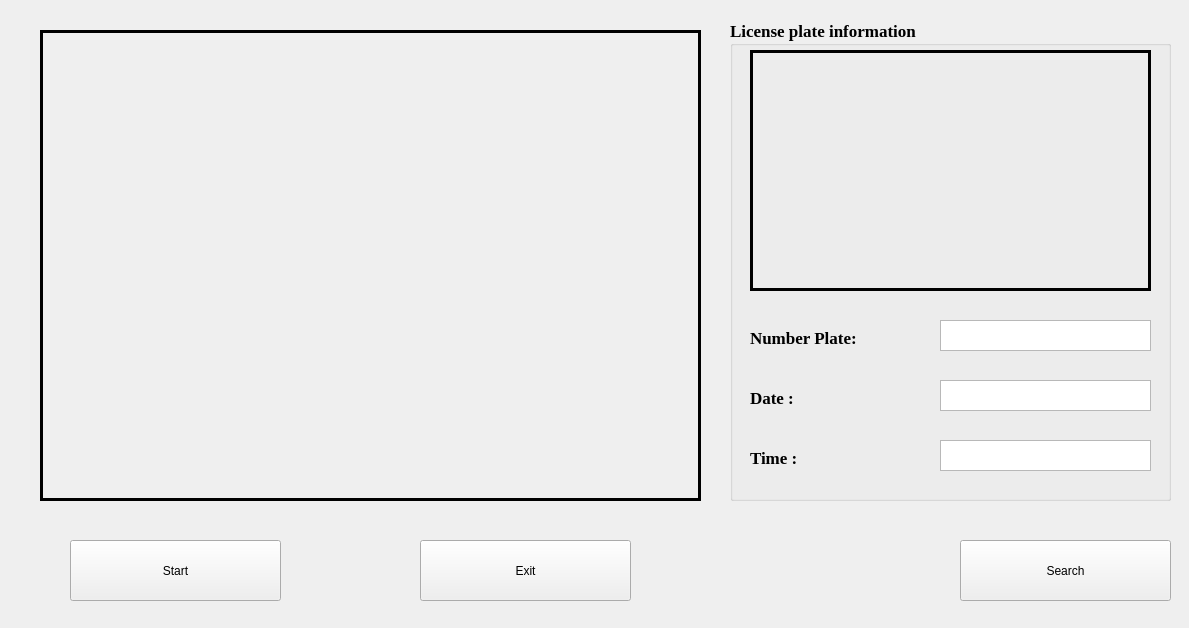
<?xml version="1.0" encoding="UTF-8"?>
<ui version="4.0">
 <class>MainWindow</class>
 <widget class="QMainWindow" name="MainWindow">
  <property name="geometry">
   <rect>
    <x>0</x>
    <y>0</y>
    <width>1189</width>
    <height>628</height>
   </rect>
  </property>
  <property name="minimumSize">
   <size>
    <width>1189</width>
    <height>628</height>
   </size>
  </property>
  <property name="maximumSize">
   <size>
    <width>1189</width>
    <height>628</height>
   </size>
  </property>
  <property name="sizeIncrement">
   <size>
    <width>1189</width>
    <height>628</height>
   </size>
  </property>
  <property name="baseSize">
   <size>
    <width>1189</width>
    <height>628</height>
   </size>
  </property>
  <property name="windowTitle">
   <string>Automatic Number Plate Recognition</string>
  </property>
  <property name="animated">
   <bool>true</bool>
  </property>
  <property name="tabShape">
   <enum>QTabWidget::Rounded</enum>
  </property>
  <property name="dockNestingEnabled">
   <bool>false</bool>
  </property>
  <property name="unifiedTitleAndToolBarOnMac">
   <bool>false</bool>
  </property>
  <widget class="QWidget" name="centralwidget">
   <widget class="QLabel" name="label">
    <property name="geometry">
     <rect>
      <x>40</x>
      <y>30</y>
      <width>661</width>
      <height>471</height>
     </rect>
    </property>
    <property name="maximumSize">
     <size>
      <width>1920</width>
      <height>1080</height>
     </size>
    </property>
    <property name="frameShape">
     <enum>QFrame::Box</enum>
    </property>
    <property name="lineWidth">
     <number>3</number>
    </property>
    <property name="text">
     <string/>
    </property>
    <property name="scaledContents">
     <bool>true</bool>
    </property>
   </widget>
   <widget class="QPushButton" name="btn_Start">
    <property name="geometry">
     <rect>
      <x>70</x>
      <y>540</y>
      <width>211</width>
      <height>61</height>
     </rect>
    </property>
    <property name="text">
     <string>Start</string>
    </property>
   </widget>
   <widget class="QPushButton" name="btn_stop">
    <property name="geometry">
     <rect>
      <x>420</x>
      <y>540</y>
      <width>211</width>
      <height>61</height>
     </rect>
    </property>
    <property name="text">
     <string>Exit</string>
    </property>
   </widget>
   <widget class="QGroupBox" name="grpInfor">
    <property name="geometry">
     <rect>
      <x>730</x>
      <y>20</y>
      <width>441</width>
      <height>481</height>
     </rect>
    </property>
    <property name="font">
     <font>
      <family>Times New Roman</family>
      <pointsize>13</pointsize>
      <weight>75</weight>
      <bold>true</bold>
     </font>
    </property>
    <property name="title">
     <string>License plate information</string>
    </property>
    <property name="flat">
     <bool>false</bool>
    </property>
    <widget class="QTextEdit" name="txt_auto">
     <property name="geometry">
      <rect>
       <x>210</x>
       <y>300</y>
       <width>211</width>
       <height>31</height>
      </rect>
     </property>
     <property name="verticalScrollBarPolicy">
      <enum>Qt::ScrollBarAlwaysOff</enum>
     </property>
     <property name="tabChangesFocus">
      <bool>false</bool>
     </property>
     <property name="undoRedoEnabled">
      <bool>true</bool>
     </property>
     <property name="acceptRichText">
      <bool>true</bool>
     </property>
    </widget>
    <widget class="QTextEdit" name="txt_date">
     <property name="geometry">
      <rect>
       <x>210</x>
       <y>360</y>
       <width>211</width>
       <height>31</height>
      </rect>
     </property>
     <property name="verticalScrollBarPolicy">
      <enum>Qt::ScrollBarAlwaysOff</enum>
     </property>
    </widget>
    <widget class="QTextEdit" name="txt_time">
     <property name="geometry">
      <rect>
       <x>210</x>
       <y>420</y>
       <width>211</width>
       <height>31</height>
      </rect>
     </property>
     <property name="verticalScrollBarPolicy">
      <enum>Qt::ScrollBarAlwaysOff</enum>
     </property>
    </widget>
    <widget class="QLabel" name="lb_auto">
     <property name="geometry">
      <rect>
       <x>20</x>
       <y>30</y>
       <width>401</width>
       <height>241</height>
      </rect>
     </property>
     <property name="frameShape">
      <enum>QFrame::Box</enum>
     </property>
     <property name="lineWidth">
      <number>3</number>
     </property>
     <property name="text">
      <string/>
     </property>
     <property name="scaledContents">
      <bool>true</bool>
     </property>
    </widget>
    <widget class="QLabel" name="lb_auto_2">
     <property name="geometry">
      <rect>
       <x>20</x>
       <y>310</y>
       <width>151</width>
       <height>16</height>
      </rect>
     </property>
     <property name="text">
      <string>Number Plate:</string>
     </property>
    </widget>
    <widget class="QLabel" name="lb_date">
     <property name="geometry">
      <rect>
       <x>20</x>
       <y>370</y>
       <width>131</width>
       <height>16</height>
      </rect>
     </property>
     <property name="text">
      <string>Date :</string>
     </property>
    </widget>
    <widget class="QLabel" name="lb_time">
     <property name="geometry">
      <rect>
       <x>20</x>
       <y>430</y>
       <width>141</width>
       <height>16</height>
      </rect>
     </property>
     <property name="text">
      <string>Time :</string>
     </property>
    </widget>
   </widget>
   <widget class="QPushButton" name="btn_search">
    <property name="geometry">
     <rect>
      <x>960</x>
      <y>540</y>
      <width>211</width>
      <height>61</height>
     </rect>
    </property>
    <property name="text">
     <string>Search</string>
    </property>
   </widget>
  </widget>
 </widget>
 <resources/>
 <connections/>
</ui>
